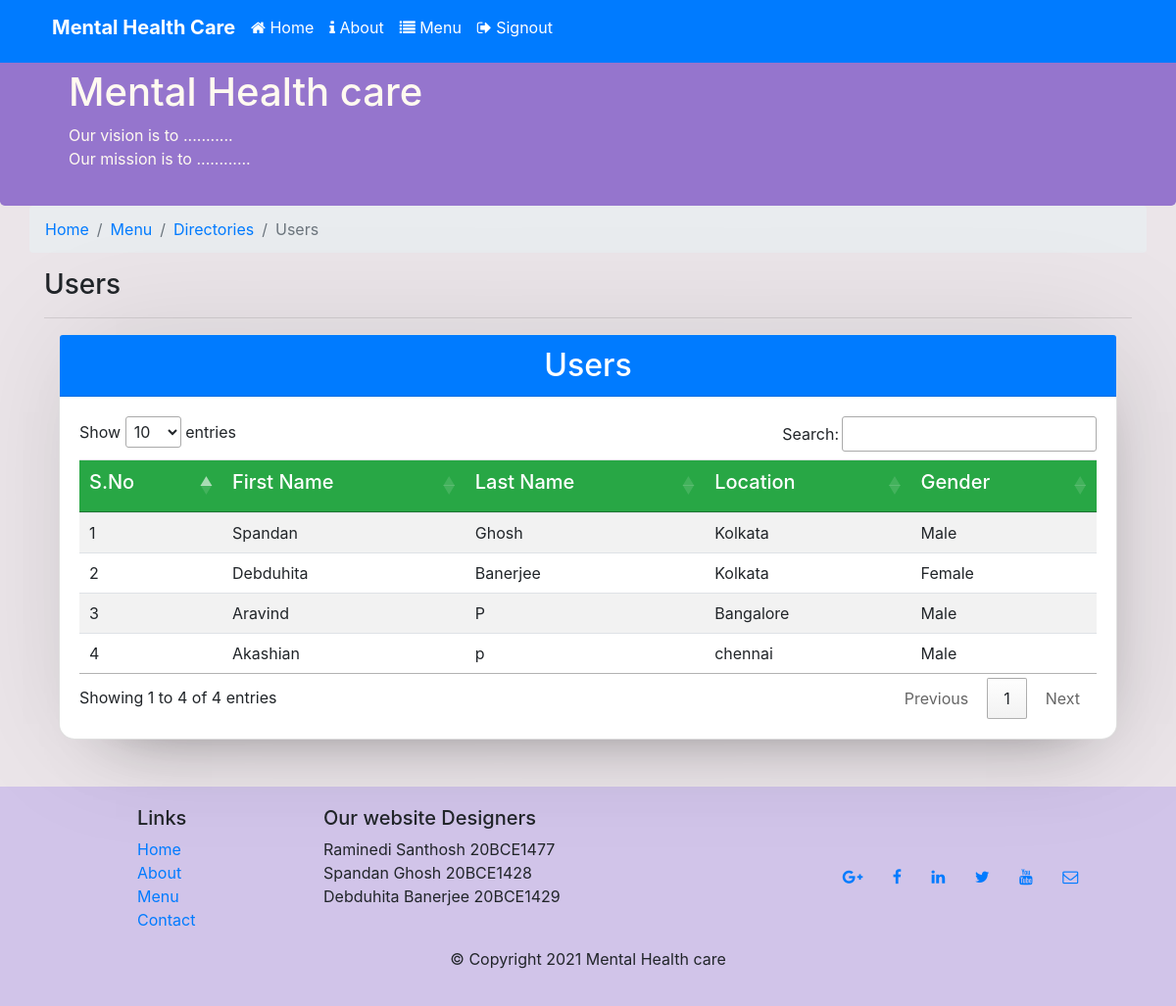
/Counsellor/users.php (signed in), run on the app's committed database.
### tables this page shows
CREATE TABLE `users` (
  `sno` int(11) NOT NULL,
  `firstname` char(20) NOT NULL,
  `secondname` char(20) NOT NULL,
  `email` char(50) NOT NULL,
  `password` varchar(25) NOT NULL,
  `age` int(100) NOT NULL,
  `gender` char(20) NOT NULL,
  `location` char(30) NOT NULL,
  `phone` char(10) NOT NULL
);

### Counsellor/users.php (the view, shortened to what this page needs)
<?php
	$conn = OpenCon();
	function showusers() {
		global $conn;
		$sql = "SELECT * FROM `users` ";
		$result = $conn->query($sql);
        $i=0;
		while($row = $result->fetch_assoc()) {
            $i=$i+1;
			echo "<tr>
                    <td>".$i."</td>
					<td>".$row["firstname"]."</td>
					<td>".$row["secondname"]."</td>
                    <td>".$row["location"]."</td>
                    <td>".$row["gender"]."</td>
				  </tr>";
		}
	}
?><?php include 'header.html'; ?>
    <div class="container mb-5">
        <div class="row">
            <ol class="col-12 breadcrumb">
                <li class="breadcrumb-item"><a href="home.php">Home</a></li>
                <li class="breadcrumb-item"><a href="menu.php">Menu</a></li>
                <li class="breadcrumb-item"><a href="menu.php">Directories</a></li>
                <li class="breadcrumb-item active">Users</li>
            </ol>
            <div class="col-12">
               <h3>Users</h3>
               <hr>
            </div>
        </div>
        <div class="container">
            <div class="card">
                <h2 class="card-header text-white bg-primary text-center">Users</h2>
                <div class="card-body">
                    <table class="table table-striped" id="myTable">
                        <thead class="bg-success text-white">
                            <tr>
                                <th scope="col" ><h5>S.No</h5></th>
                                <th scope="col" ><h5>First Name</h5></th>
                                <th scope="col" ><h5>Last Name</h5></th>
                                <th scope="col" ><h5>Location</h5></th>
                                <th scope="col" ><h5>Gender</h5></th>
                            </tr>
                        </thead>
                        <?php showusers()?>
                    </table>
                </div>
            </div>
        </div>
    </div>
</body>
</html>

### css/style.css (style rules this page uses)
.footer { margin-top: 10px; padding : 20px 0px 20px 0px; background-color: #D1C4E9; }
body { background-color: rgb(235, 229, 233); }
.row-header { margin:0px auto; padding:0px; }
.jumbotron { padding: 60px 30px 10px 30px; margin: 0px auto; background: #9575CD; color: floralwhite; }
.card { background: #fff; border-radius: 16px; box-shadow: 10px 0 128px 0 rgba(0,0,0,0.1), 10px 32px 64px -48px rgba(0,0,0,0.5); }
.navbar-dark { background-color: #512DA8; }

### data on the page
users: firstname "Spandan", secondname "Ghosh", location "Kolkata", gender "Male"
users: firstname "Debduhita", secondname "Banerjee", location "Kolkata", gender "Female"
users: firstname "Aravind", secondname "P", location "Bangalore", gender "Male"
users: firstname "Akashian", secondname "p", location "chennai", gender "Male"
